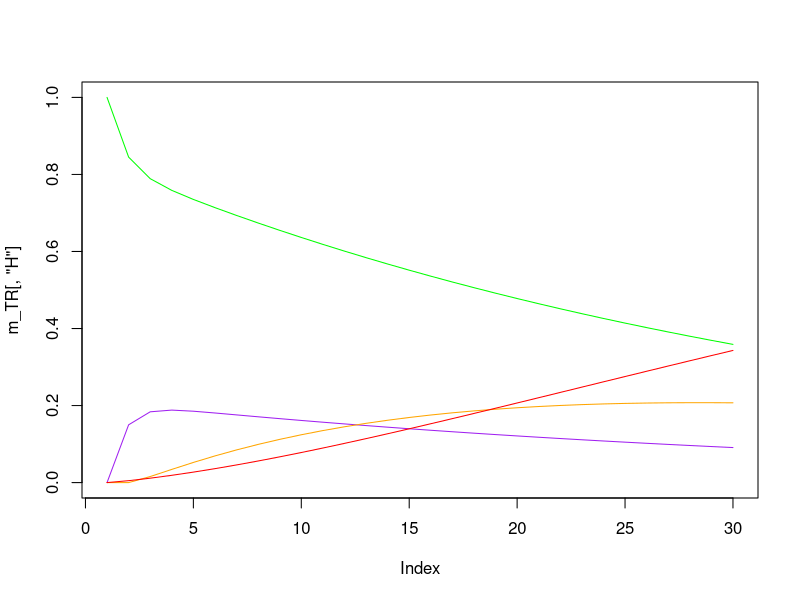

Recreate this plot in R.
## @knitr stm_1_params
rm(list = ls())
# basic information:
Strategies     <- c("No Treatment", "Treatment")     # strategy names
n_age_init     <- 25                                 # age at baseline
n_age_max      <- 55                                 # maximum age of follow up
n_t            <- n_age_max - n_age_init             # time horizon, number of cycles
d_r            <- 0.035                              # equal discount of costs and QALYs by 3%

# Transition probabilities (per cycle)
p_HD    <- 0.005           # probability to die when healthy
p_HS1   <- 0.15          	 # probability to become sick when healthy
p_S1H   <- 0.5           	 # probability to become healthy when sick
p_S1S2  <- 0.105         	 # probability to become sicker when sick
hr_S1   <- 3             	 # hazard ratio of death in sick vs healthy
hr_S2   <- 10            	 # hazard ratio of death in sicker vs healthy

# Cost and utility inputs
c_H     <- 2000            # cost of remaining one cycle in the healthy state
c_S1    <- 4000            # cost of remaining one cycle in the sick state
c_S2    <- 15000           # cost of remaining one cycle in the sicker state
c_Trt   <- 12000           # cost of treatment(per cycle)
c_D     <- 0               # cost of being in the death state
u_H     <- 1               # utility when healthy
u_S1    <- 0.75            # utility when sick
u_S2    <- 0.5             # utility when sicker
u_D     <- 0               # utility when dead
u_Trt   <- 0.95            # utility when being treated

## @knitr stm_1_probs_calcs

# rate of death in healthy
r_HD    <- - log(1 - p_HD)

# rate of death in sick
r_S1D   <- hr_S1 * r_HD
# rate of death in sicker
r_S2D   <- hr_S2 * r_HD

# probability of death in sick
p_S1D   <- 1 - exp(-r_S1D)
# probability of death in sicker
p_S2D   <- 1 - exp(-r_S2D)

## @knitr stm_1_discweight

# calculate discount weight for each cycle
v_dwe <- v_dwc <- 1 / (1 + d_r) ^ (0:(n_t-1))  # discount weight (equal discounting is assumed for costs and effects)


## @knitr stm_1_names

v_n  <- c("H", "S1", "S2", "D")               # the 4 states of the model: Healthy (H), Sick (S1), Sicker                                                  (S2), Dead (D)
n_states <- length(v_n)                            # number of health states


## @knitr stm_1_transmat

#transition probability matrix for NO treatment
m_P <- matrix(data = NA,
              nrow = n_states,
              ncol = n_states,
              dimnames = list(v_n, v_n))

m_P

### From Healthy
m_P["H", ]  <- c(1 - (p_HS1 + p_HD), p_HS1, 0, p_HD)

### From Sick
m_P["S1", ]  <- c(p_S1H, 1 - (p_S1H + p_S1S2 + p_S1D), p_S1S2, p_S1D)

### From Sicker
m_P["S2", ]   <- c(0, 0, 1 - p_S2D, p_S2D)

### From Dead
m_P["D", ] <- c(0, 0, 0, 1)

# check rows add up to 1
rowSums(m_P)
m_P
# assertHE::check_trans_prob_mat(m_P)


## @knitr stm_1_trace

# create empty Markov trace
m_TR <- matrix(data = NA,
               nrow = n_t,
               ncol = n_states,
               dimnames = list(1:n_t, v_n))

head(m_TR)      # The head() function enables you to view the top of a table rather than the full matrix

# initialize Markov trace
m_TR[1, ] <- c("H" = 1, "S1" = 0, "S2" = 0, "D" = 0)

head(m_TR)  # head shows us the first six rows by default.

## @knitr stm_1_runfirst

# Run the model for a single cycle
m_TR[2, ] <- m_TR[1, ] %*% m_P

# Display the first two rows of the markov trace matrix
m_TR[c(1:2), ]



## @knitr stm_1_runmod

for (t in 2:n_t){ # throughout the number of cycles

  # estimate cycle of Markov trace
  m_TR[t, ] <- m_TR[t - 1, ] %*% m_P

}

head(m_TR)  # head shows us the first six rows by default.

#assertHE::check_markov_trace(m_TR)

# check to make sure looks correct
plot(m_TR[, "H"],
     col = "green",
     type = "l",
     ylim = c(0,1) )
lines(m_TR[, "S1"], col = "purple")
lines(m_TR[, "S2"], col = "orange")
lines(m_TR[, "D"], col = "red")


## @knitr stm_1_costutilvecs

#  1. Create vectors for the costs and utility of each treatment group
v_u_trt    <- c("H" = u_H, "S1" = u_Trt, "S2" = u_S2, "D" = u_D)
v_u_no_trt <- c("H" = u_H, "S1" = u_S1, "S2" = u_S2, "D" = u_D)
v_c_trt    <- c("H" = c_H, "S1" = c_S1 + c_Trt, "S2" = c_S2 + c_Trt, "D" = c_D)
v_c_no_trt <- c("H" = c_H, "S1" = c_S1, "S2" = c_S2, "D" = c_D)

## @knitr stm_1_outputs

#  2. Estimate mean costs and QALYs for each year (hint: need to use matrix multiplication)
v_E_no_trt <- m_TR %*% v_u_no_trt
v_E_trt    <- m_TR %*% v_u_trt
v_C_no_trt <- m_TR %*% v_c_no_trt
v_C_trt    <- m_TR %*% v_c_trt

## @knitr stm_1_discount

te_no_trt <- sum(v_E_no_trt * v_dwe)
te_trt    <- sum(v_E_trt    * v_dwe)
tc_no_trt <- sum(v_C_no_trt * v_dwc)
tc_trt    <- sum(v_C_trt    * v_dwc)

## @knitr stm_1_results

results <- c(
  "Cost_NoTrt" = tc_no_trt,
  "Cost_Trt"   = tc_trt,
  "QALY_NoTrt" = te_no_trt,
  "QALY_Trt" = te_trt
)

ICER <- (results["Cost_Trt"] - results["Cost_NoTrt"]) / (results["QALY_Trt"] - results["QALY_NoTrt"])

ICER
